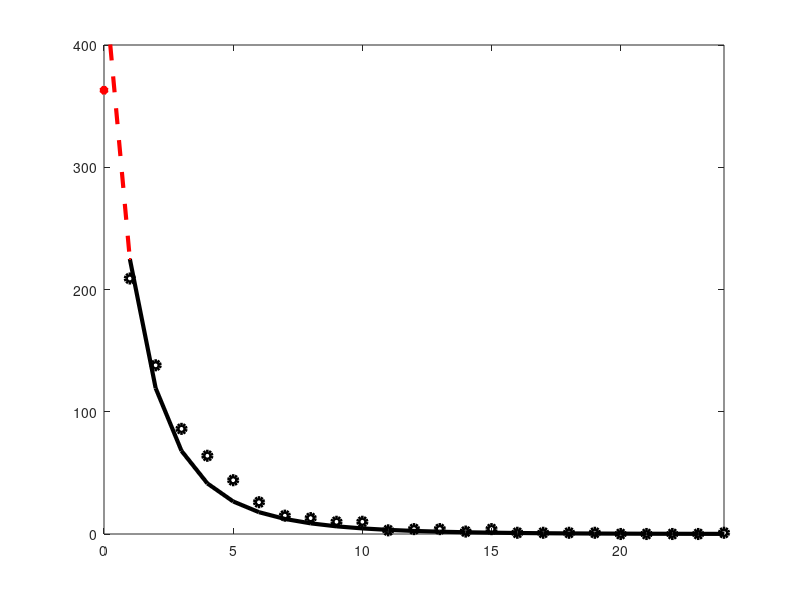
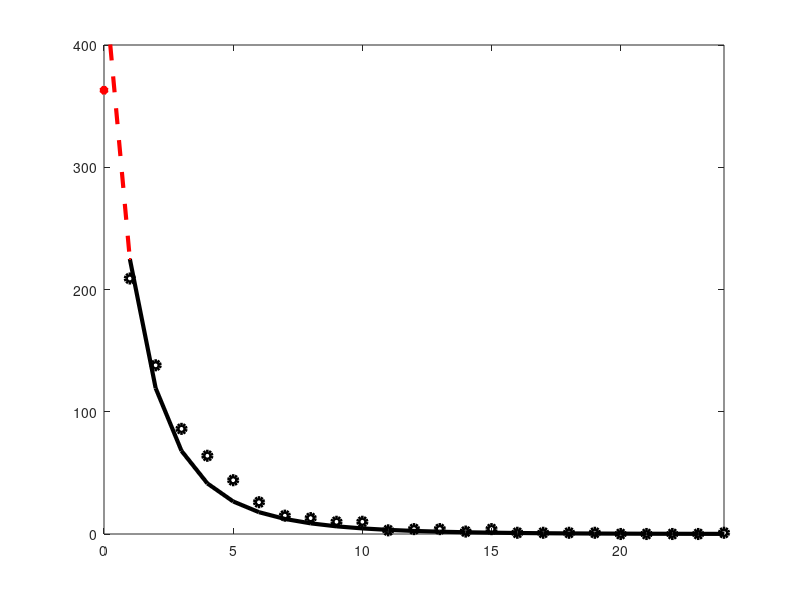
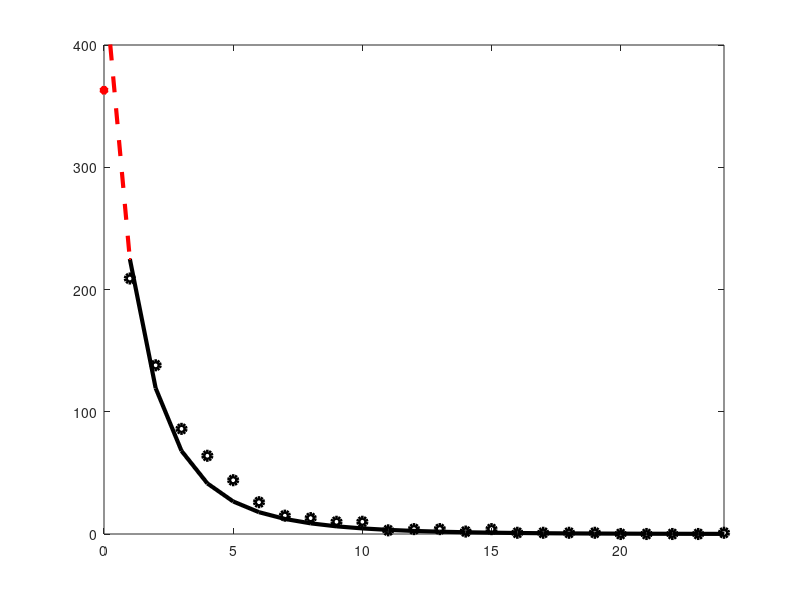
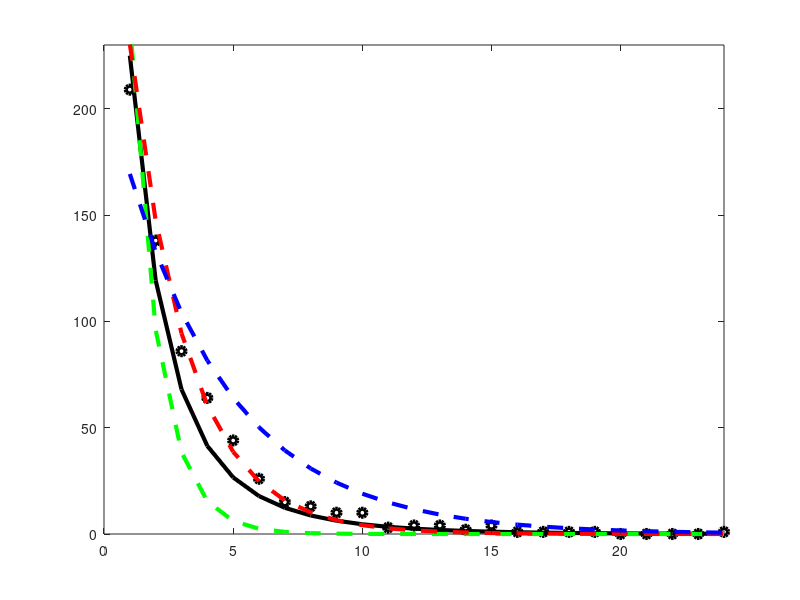

Write MATLAB code to recreate these figures, in order.
% Param
K = 3;  
n = 1000
pi = (K:-1:1);   
pi = pi/sum(pi)
gamma = .6.^(1:K)
LineWidth = 3
Color = ['grb']

% Simul
Z = rand(n, 1);
Z = (repmat(Z, 1, K) < repmat(cumsum(pi), n, 1));
Z = K-Z*ones(K, 1)+1;
X = floor(-log(rand(1, n))./gamma(Z));

% Distrib
Xmax = max(X)
np = sum(X > 0);
f = zeros(K, 1+Xmax);
g = zeros(1, 1+Xmax);
for k=1:K
    f(k, :) = gamma(k)*(1-gamma(k)).^(0:Xmax);
    g = g + pi(k) * f(k, :);
end

% Plot
figure(1)
C = zeros(1, 1+Xmax);
for x=0:Xmax
    C(x+1) = sum(X==x);
end
plot((1:Xmax)', n*g(2:end), '-k', 'LineWidth', LineWidth), axis([0 Xmax 0 ceil(1.1*max(C))]), hold on
plot((0:1), n*g(1:2), '.--r', 'LineWidth', LineWidth), 
plot((1:Xmax), C(2:end), 'ok', 'LineWidth', LineWidth), 
plot((0), C(1), '*r', 'LineWidth', LineWidth), hold off
saveas(1, 'SimMixtGeom.eps', 'epsc')
saveas(1, 'SimMixtGeom.jpg', 'jpeg')
saveas(1, 'SimMixtGeom.png', 'png')

% Plot
figure(2)
plot((1:Xmax)', n*g(2:end), '-k', 'LineWidth', LineWidth), axis([0 Xmax 0 ceil(1.1*max(C(2:end)))]), hold on
plot((1:Xmax), C(2:end), 'ok', 'LineWidth', LineWidth), 
for k=1:K
	plot((1:Xmax)', n*f(k, 2:end), ['--' Color(k)], 'LineWidth', LineWidth), 
end
hold off
saveas(2, 'SimMixtGeomComp.eps', 'epsc')
saveas(2, 'SimMixtGeomComp.jpg', 'jpeg')
saveas(2, 'SimMixtGeomComp.png', 'png')

return 

% Plot log
figure(3)
C = zeros(1, 1+Xmax);
for x=0:Xmax
    C(x+1) = sum(X==x);
end
semilogy((1:Xmax), n*g(2:end), '--k', 'LineWidth', LineWidth), axis([0 Xmax 0 ceil(1.1*max(C))]), hold on
semilogy((0:1), n*g(1:2), '.--r', 'LineWidth', LineWidth), 
semilogy((1:Xmax), C(2:end), 'ok', 'LineWidth', LineWidth), 
semilogy((0), C(1), '*r', 'LineWidth', LineWidth), hold off
saveas(3, 'LogSimMixtGeom.eps', 'epsc')
saveas(3, 'LogSimMixtGeom.jpg', 'jpeg')
saveas(3, 'LogSimMixtGeom.png', 'png')

